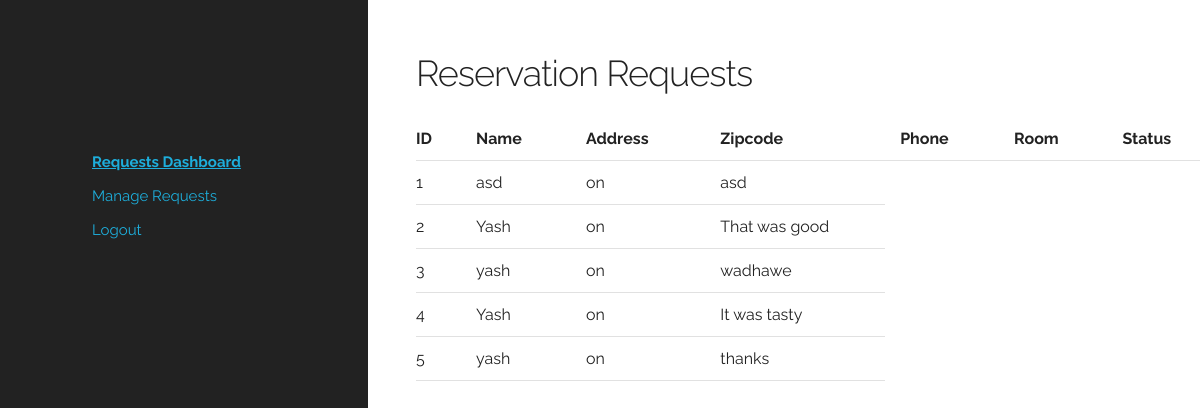
Screenshot of /admin.php (signed in) with the database file from the repository.
### tables this page shows
CREATE TABLE `request` (
  `id` int(11) NOT NULL,
  `name` varchar(25) NOT NULL,
  `rating` varchar(10) DEFAULT NULL,
  `review` varchar(60) NOT NULL
);

### admin.php (the view, shortened to what this page needs)
<html lang="en">
  <head>
    <link
      rel="stylesheet"
      href="https://cdnjs.cloudflare.com/ajax/libs/font-awesome/4.7.0/css/font-awesome.min.css"
    />
    <link rel="stylesheet" href="css/normalize.css" />
    <link rel="stylesheet" href="css/skeleton.css" />
    <link rel="stylesheet" href="css/custom.css" />
  </head>
  <body>
    <div class="admin-container container">
        <div class="one-third admin-panel column">
            <ul>
                <li><a href='admin.php' style="font-weight: bold">Requests Dashboard</a></li>
                <li><a href='edit_admin.php' style="text-decoration: none">Manage Requests</a></li>
                <li><a href='logout.php' style="text-decoration: none">Logout</a></li>
            </ul>
        </div>
        <div class="two-thirds admin-requests column">
            <h3>Reservation Requests</h3>
            <table class="u-full-width">
              <thead>
                <tr>
                  <th>ID</th>
                  <th>Name</th>
                  <th>Address</th>
                  <th>Zipcode</th>
                  <th>Phone</th>
                  <th>Room</th>
                  <th>Status</th>
                </tr>
              </thead>
              <tbody>
                <?php
                  $servername = "localhost";
                  $username = "root";
                  $password = "";
                  $dbname = "restaurant";
                  $conn = mysqli_connect($servername, $username, $password, $dbname);
                  $sel_query='select * from request';
                  $result=mysqli_query($conn, $sel_query);
                  while($row = mysqli_fetch_assoc($result)) { ?>
                    <tr>
                      <td><?php echo $row["id"]; ?></td>
                      <td><?php echo $row["name"]; ?></td>
                      <td><?php echo $row["rating"]; ?></td>
                      <td><?php echo $row["review"]; ?></td>
                    </tr>
                    <?php } ?>
              </tbody>
            </table>
        </div>
    </div>
  </body>
</html>

### css/skeleton.css (style rules this page uses)
.container { position: relative; width: 100%; max-width: 960px; margin: 0 auto; padding: 0 20px; box-sizing: border-box; }
.column, .columns { width: 100%; float: left; box-sizing: border-box; }
@media (min-width: 400px) { .container { width: 85%; padding: 0; } }
@media (min-width: 550px) { .container { width: 80%; } }
@media (min-width: 550px) { .column, .columns { margin-left: 4%; } }
@media (min-width: 550px) { .column:first-child, .columns:first-child { margin-left: 0; } }
@media (min-width: 550px) { .one-third.column { width: 30.6666666667%; } }
@media (min-width: 550px) { .two-thirds.column { width: 65.3333333333%; } }
html { font-size: 62.5%; }
body { font-size: 1.5em; line-height: 1.6; font-weight: 400; font-family: "Raleway", "HelveticaNeue", "Helvetica Neue", Helvetica, Arial, sans-serif; color: #222; }
h1, h2, h3, h4, h5, h6 { margin-top: 0; margin-bottom: 2rem; font-weight: 300; }
h3 { font-size: 3.0rem; line-height: 1.3; letter-spacing: -.1rem; }
@media (min-width: 550px) { h3 { font-size: 3.6rem; } }
a { color: #1EAEDB; }
ul { list-style: circle inside; }
ol, ul { padding-left: 0; margin-top: 0; }
li { margin-bottom: 1rem; }
th, td { padding: 12px 15px; text-align: left; border-bottom: 1px solid #E1E1E1; }
th:first-child, td:first-child { padding-left: 0; }
th:last-child, td:last-child { padding-right: 0; }
pre, blockquote, dl, figure, table, p, ul, ol, form { margin-bottom: 2.5rem; }
.u-full-width { width: 100%; box-sizing: border-box; }
.container:after, .row:after, .u-cf { content: ""; display: table; clear: both; }

### css/custom.css (style rules this page uses)
.container { max-width: 1200px; }
.admin-container { margin: 0; width: 100vw; }
.admin-panel { height: 100vh; padding-top: 150px; color: #ffffff; background: #222222; text-align: center; }
.admin-panel ul { list-style-type: none; padding-left: 25%; text-align: left; }
.admin-requests { padding-top: 50px; }

### rows the page displays
request: id "1", name "asd", rating "on", review "asd"
request: id "2", name "Yash", rating "on", review "That was good"
request: id "3", name "yash", rating "on", review "wadhawe"
request: id "4", name "Yash", rating "on", review "It was tasty"
request: id "5", name "yash", rating "on", review "thanks"
